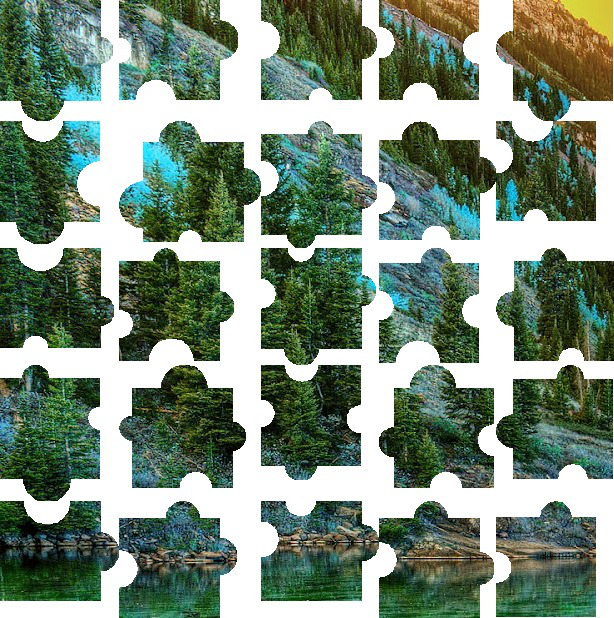
#> input picture src/solution.png, 614 x 618 px
$ python segment_pieces.py --input solution.png
#> lines starting #> are read from the running program, lines starting #| are printed output that depends on the picture; after the words box and inside, x2 and y2 are one past the last pixel; in counts of white or black regions, pixels touching at a corner belong together
#!/usr/bin/env python3
# segment_pieces.py
#
# Extract each puzzle piece from a black background and save them as RGBA PNGs.
# Designed to be used both as an importable module (function `segment`)
# and from the command line.
#
# CLI Usage:
#   python segment_pieces.py -i in/puzzle_with_pieces.png -o out_pieces --save-debug
#
# The `segment()` function returns a list of generated PNG paths and their positions.

from __future__ import annotations
import os
from pathlib import Path
from typing import List, Dict, Tuple

import cv2
import numpy as np
import argparse


# ──────────────────────────────────────────────────────────────
def segment(img_path: str, out_dir: str = "out_pieces", save_debug: bool = False) -> Tuple[List[str], Dict[int, Tuple[int, int]]]:

    # ─── 1. Load image ─────────────────────────────────────
#> called with img_path = 'solution.png', out_dir = 'out_pieces', save_debug = False
    img = cv2.imread(img_path, cv2.IMREAD_UNCHANGED)
#> img is the input picture: shape (618, 614, 3); mean B, G, R 126.3, 143.3, 125.8
    if img is None:
        raise FileNotFoundError(f"Could not read image: {img_path}")

    # ─── 2. Create binary mask ─────────────────────────────
    gray = cv2.cvtColor(img, cv2.COLOR_BGR2GRAY)
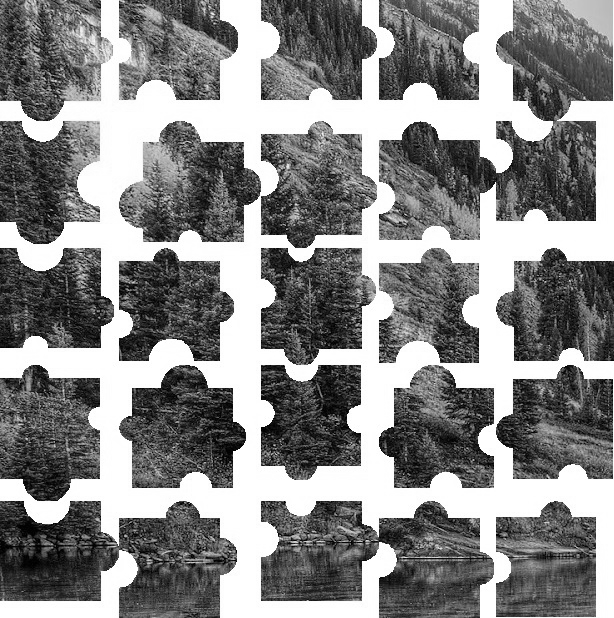
#> gray: shape (618, 614); min 0, max 255, mean 136.2
    _, mask = cv2.threshold(gray, 10, 255, cv2.THRESH_BINARY)
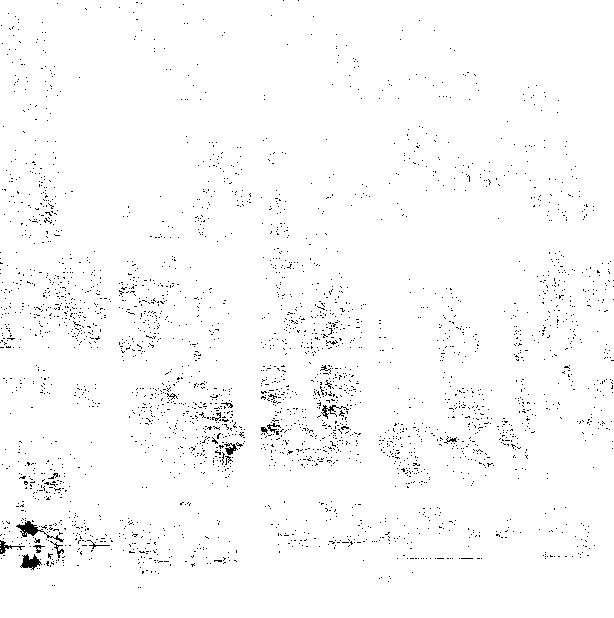
#> mask: shape (618, 614); 98.3% white; black in thin lines or dots

    kernel = np.ones((3, 3), np.uint8)
    mask = cv2.morphologyEx(mask, cv2.MORPH_OPEN, kernel)
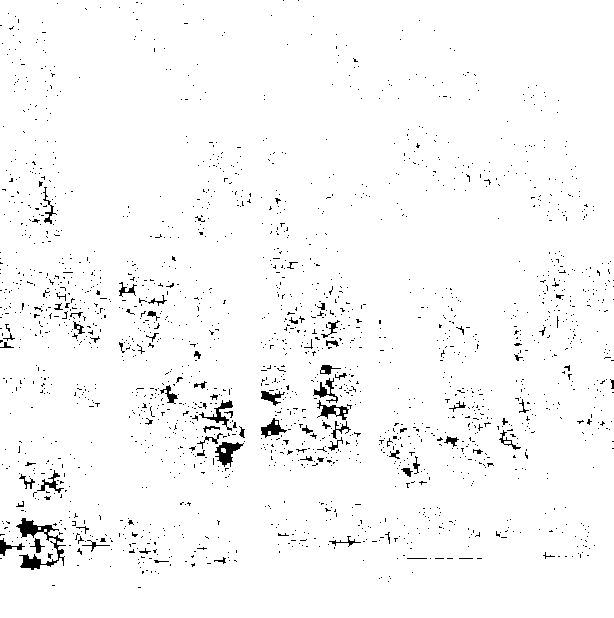
#> mask: shape (618, 614); 97.5% white; black in thin lines or dots
    mask = cv2.dilate(mask, kernel, iterations=1)
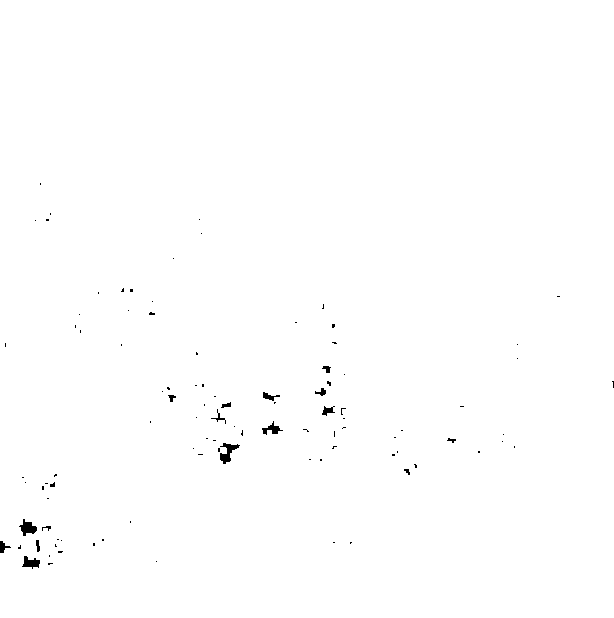
#> mask: shape (618, 614); 99.6% white; 99 black regions (83 under 20 px)

    # ─── 3. Find contours ───────────────────────────────
    contours, _ = cv2.findContours(mask, cv2.RETR_EXTERNAL, cv2.CHAIN_APPROX_SIMPLE)
#> contours = 1 contour; box (x1, y1, x2, y2) and area: (0, 0, 614, 618) 378141

    # ─── 4. Save debug image with contours (optional) ────
    if save_debug:
        debug = img.copy()
        cv2.drawContours(debug, contours, -1, (0, 255, 0), 2)
        debug_path = Path(out_dir).with_name("detected_contours.png")
        debug_path.parent.mkdir(exist_ok=True)
        cv2.imwrite(str(debug_path), debug)

    # ─── 5. Extract pieces + record positions ────────────
    os.makedirs(out_dir, exist_ok=True)
    paths: List[str] = []
    positions: Dict[int, Tuple[int, int]] = {}

    for i, contour in enumerate(contours):
        x, y, w, h = cv2.boundingRect(contour)
        piece = img[y : y + h, x : x + w]
        piece_mask = mask[y : y + h, x : x + w]

        piece_rgba = cv2.cvtColor(piece, cv2.COLOR_BGR2BGRA)
        piece_rgba[:, :, 3] = piece_mask

        fname = Path(out_dir) / f"piece_{i}.png"
        cv2.imwrite(str(fname), piece_rgba)
        paths.append(str(fname))

        # Center of the piece (coordinates in the original image)
        xc = int(x + w / 2)
        yc = int(y + h / 2)
        positions[i] = (xc, yc)
#> this loop made 1 pass
#> (x, y, w, h, xc, yc) on pass 1: (0, 0, 614, 618, 307, 309)
#> after the loop, paths = ['out_pieces/piece_0.png']; positions = {0: (307, 309)}

    return paths, positions

# ───────────────────────── CLI ───────────────────────────────
if __name__ == "__main__":
    parser = argparse.ArgumentParser(
        description="Segment puzzle pieces from a black background."
    )
    parser.add_argument(
        "-i", "--input", required=True, help="Path to in/puzzle_with_pieces.png"
    )
    parser.add_argument(
        "-o", "--output", default="out_pieces", help="Folder to save the pieces"
    )
    parser.add_argument(
        "--save-debug",
        action="store_true",
        help="Save image with detected contours",
    )

    args = parser.parse_args()
    segment(args.input, args.output, args.save_debug)

$ run again, on src/pieces/piece_0.png
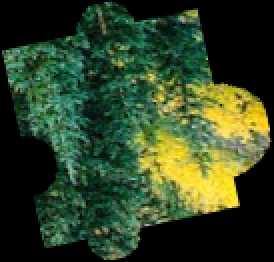
#> input picture src/pieces/piece_0.png, 137 x 131 px (shown 2 times larger)
#> in segment, img is the input picture: shape (131, 137, 4); mean B, G, R, A 37.7, 67.8, 49, 168.8
#> in segment, `gray = cv2.cvtColor(img, cv2.COLOR_BGR2GRAY)`:
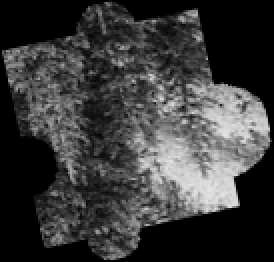
#> gray: shape (131, 137) (shown 2 times larger); min 0, max 228, mean 58.7
#> in segment, `mask = cv2.dilate(mask, kernel, iterations=1)`:
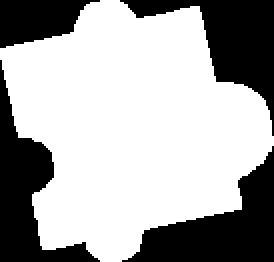
#> mask: shape (131, 137) (shown 2 times larger); 66.2% white; 4 black regions
#> contours = 1 contour; box (x1, y1, x2, y2) and area: (0, 0, 137, 131) 11650
#> the loop in segment, `for i, contour in enumerate(contours):` made 1 pass
#> (x, y, w, h, xc, yc) on pass 1: (0, 0, 137, 131, 68, 65)
#> after the loop in segment, `for i, contour in enumerate(contours):`: paths = ['out_pieces/piece_0.png']; positions = {0: (68, 65)}
